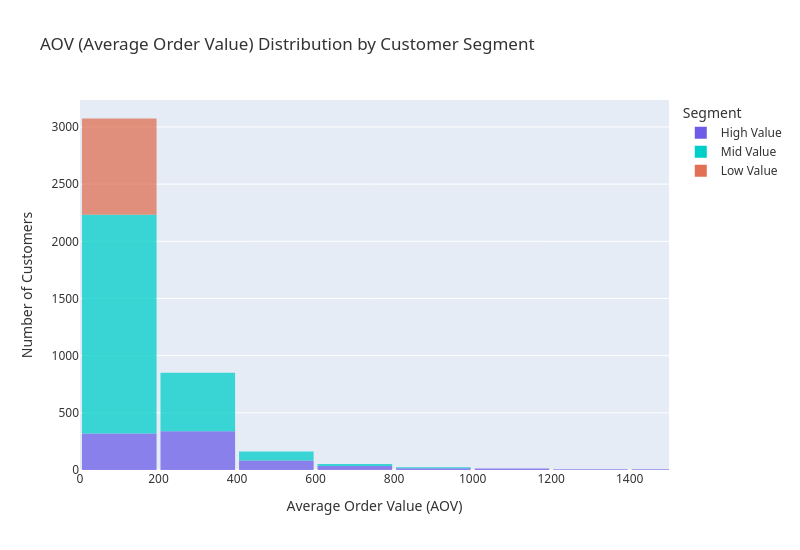

The notebook cell this image was saved under:
### Markdown cell above
### AOV (Average Order Value) Distribution by Customer Segment

### Code cell
import pandas as pd
import plotly.express as px

df = pd.read_csv("../data/gold/customer_value.csv")

fig = px.histogram(
    df,
    x="AOV",
    color="Segment",
    opacity=0.75,
    color_discrete_map={
        "High Value": "#6C5CE7",
        "Mid Value": "#00CEC9",
        "Low Value": "#E17055"
    },
    title="AOV (Average Order Value) Distribution by Customer Segment"
)

# Force equal bin width (example: 100)
fig.update_traces(
    xbins=dict(
        start=0,
        end=4000,
        size=200   # each bin = 100 AOV wide
    )
)

fig.update_xaxes(range=[0, 1500])

fig.update_layout(
    width=800,
    height=550,
    xaxis_title="Average Order Value (AOV)",
    yaxis_title="Number of Customers",
    font=dict(family="Segoe UI, Roboto, Arial", size=12, color="#333"),
    bargap=0.05
)

fig.show()

### Figure 1 — Plotly figure (JSON) as saved in the notebook; plotly's stock layout.template omitted (floating-point values rounded to 4 significant figures; data arrays with more than 128 entries replaced by an {"elided": "..."} marker saying what was removed)
{"data": [{"bingroup": "x", "hovertemplate": "Segment=High Value<br>AOV=%{x}<br>count=%{y}<extra></extra>", "legendgroup": "High Value", "marker": {"color": "#6C5CE7", "opacity": 0.75, "pattern": {"shape": ""}}, "name": "High Value", "orientation": "v", "showlegend": true, "type": "histogram", "x": {"elided": "843 float values"}, "xaxis": "x", "xbins": {"end": 4000, "size": 200, "start": 0}, "yaxis": "y"}, {"bingroup": "x", "hovertemplate": "Segment=Mid Value<br>AOV=%{x}<br>count=%{y}<extra></extra>", "legendgroup": "Mid Value", "marker": {"color": "#00CEC9", "opacity": 0.75, "pattern": {"shape": ""}}, "name": "Mid Value", "orientation": "v", "showlegend": true, "type": "histogram", "x": {"elided": "2527 float values"}, "xaxis": "x", "xbins": {"end": 4000, "size": 200, "start": 0}, "yaxis": "y"}, {"bingroup": "x", "hovertemplate": "Segment=Low Value<br>AOV=%{x}<br>count=%{y}<extra></extra>", "legendgroup": "Low Value", "marker": {"color": "#E17055", "opacity": 0.75, "pattern": {"shape": ""}}, "name": "Low Value", "orientation": "v", "showlegend": true, "type": "histogram", "x": {"elided": "842 float values"}, "xaxis": "x", "xbins": {"end": 4000, "size": 200, "start": 0}, "yaxis": "y"}], "layout": {"bargap": 0.05, "barmode": "relative", "font": {"color": "#333", "family": "Segoe UI, Roboto, Arial", "size": 12}, "height": 550, "legend": {"title": {"text": "Segment"}, "tracegroupgap": 0}, "title": {"text": "AOV (Average Order Value) Distribution by Customer Segment"}, "width": 800, "xaxis": {"anchor": "y", "domain": [0, 1], "range": [0, 1500], "title": {"text": "Average Order Value (AOV)"}}, "yaxis": {"anchor": "x", "domain": [0, 1], "title": {"text": "Number of Customers"}}}}
